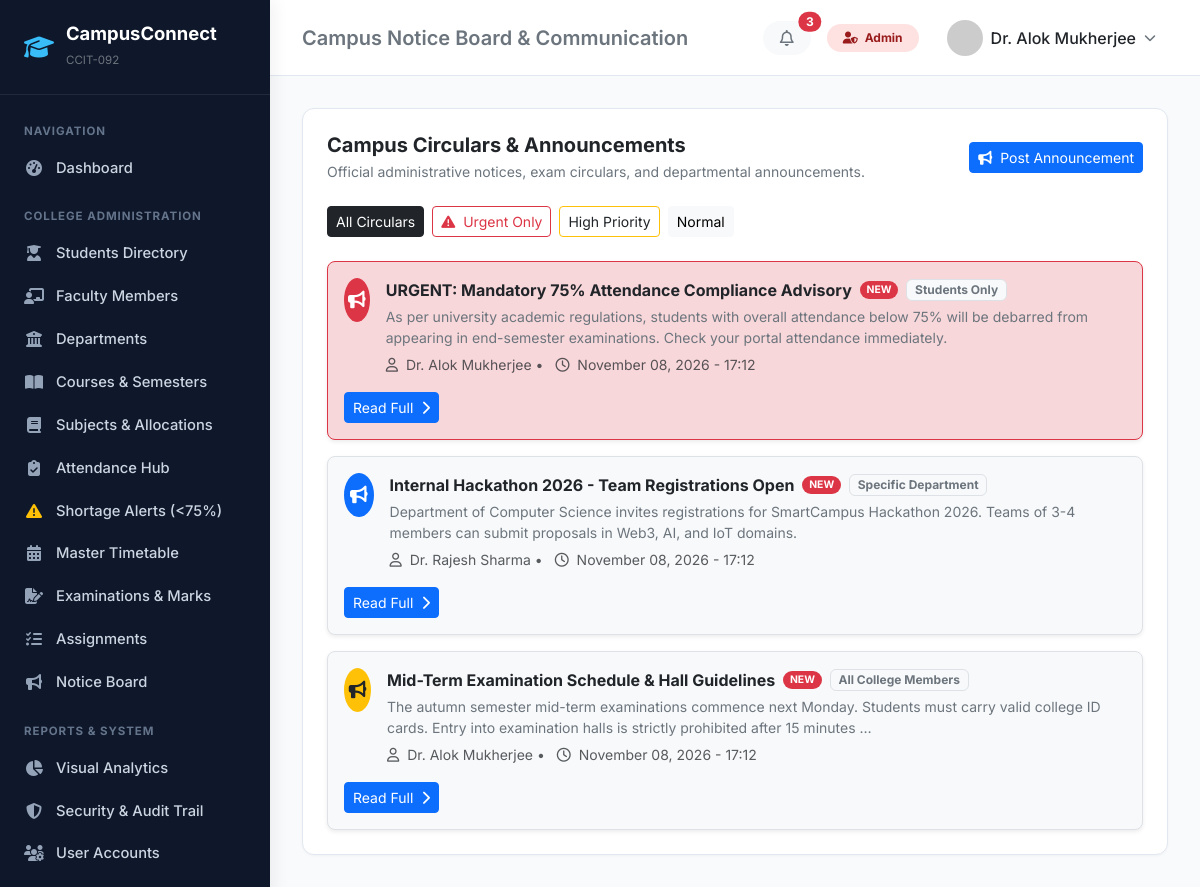
/communication/ (signed in), run on the app's committed database.
### accounts/models.py (models this page shows, shortened)
class CustomUser(AbstractUser):
    ROLE_ADMIN = 'ADMIN'
    ROLE_FACULTY = 'FACULTY'
    ROLE_STUDENT = 'STUDENT'
    ROLE_CHOICES = [
        (ROLE_ADMIN, 'Administrator'),
        (ROLE_FACULTY, 'Faculty / Professor'),
        (ROLE_STUDENT, 'Student'),
    ]
    role = models.CharField(max_length=20, choices=ROLE_CHOICES, default=ROLE_STUDENT)
    phone = models.CharField(max_length=15, blank=True, null=True)
    profile_picture = models.ImageField(upload_to='profiles/', blank=True, null=True)
    address = models.TextField(blank=True, null=True)
    date_of_birth = models.DateField(blank=True, null=True)
    @property
    def is_admin_role(self):
        return self.role == self.ROLE_ADMIN or self.is_superuser
    @property
    def is_faculty_role(self):
        return self.role == self.ROLE_FACULTY
    @property
    def is_student_role(self):
        return self.role == self.ROLE_STUDENT
    @property
    def avatar_url(self):
        if self.profile_picture and hasattr(self.profile_picture, 'url'):
            return self.profile_picture.url
        return f"https://ui-avatars.com/api/?name={self.username}&background=4f46e5&color=fff&size=128"

### communication/models.py (models this page shows, shortened)
class Notice(models.Model):
    AUDIENCE_CHOICES = [
        ('ALL', 'All College Members'),
        ('FACULTY_ONLY', 'Faculty Only'),
        ('STUDENTS_ONLY', 'Students Only'),
        ('DEPARTMENT', 'Specific Department'),
        ('SEMESTER', 'Specific Semester'),
        ('BATCH', 'Specific Batch'),
    ]
    PRIORITY_CHOICES = [
        ('NORMAL', 'Normal'),
        ('HIGH', 'High Priority'),
        ('URGENT', 'Urgent / Important'),
    ]
    title = models.CharField(max_length=200)
    content = models.TextField()
    published_by = models.ForeignKey(settings.AUTH_USER_MODEL, on_delete=models.CASCADE, related_name='published_notices')
    audience_type = models.CharField(max_length=20, choices=AUDIENCE_CHOICES, default='ALL')
    department = models.ForeignKey(Department, on_delete=models.SET_NULL, null=True, blank=True, related_name='notices')
    semester = models.ForeignKey(Semester, on_delete=models.SET_NULL, null=True, blank=True, related_name='notices')
    batch = models.ForeignKey(Batch, on_delete=models.SET_NULL, null=True, blank=True, related_name='notices')
    priority = models.CharField(max_length=15, choices=PRIORITY_CHOICES, default='NORMAL')
    attachment = models.FileField(upload_to='notices/', blank=True, null=True)
    expiry_date = models.DateField(blank=True, null=True)
    created_at = models.DateTimeField(auto_now_add=True)
    class Meta:
        ordering = ['-created_at']

### communication/views.py (the view, shortened to what this page needs)
# urls.py: path('', views.NoticeListView.as_view(), name='notice_list'),
class NoticeListView(ListView):
    model = Notice
    template_name = 'communication/notice_list.html'
    context_object_name = 'notices'
    paginate_by = 15
    def get_queryset(self):
        user = self.request.user
        qs = Notice.objects.select_related('published_by', 'department', 'semester', 'batch')
        priority = self.request.GET.get('priority')
        if priority:
            qs = qs.filter(priority=priority)
        return qs.order_by('-created_at')
    def get_context_data(self, **kwargs):
        ctx = super().get_context_data(**kwargs)
        if self.request.user.is_authenticated:
            ctx['read_notice_ids'] = set(NoticeRead.objects.filter(user=self.request.user).values_list('notice_id', flat=True))
        ctx['selected_priority'] = self.request.GET.get('priority', '')
        return ctx

### templates/communication/notice_list.html (shortened to what this page needs)
{% extends 'base.html' %}
{% block page_heading %}Campus Notice Board & Communication{% endblock %}
{% block content %}
<div class="card p-4">
    <div class="d-flex flex-wrap justify-content-between align-items-center gap-3 mb-4">
        <div>
            <h5 class="fw-bold mb-1">Campus Circulars & Announcements</h5>
            <p class="text-secondary small mb-0">Official administrative notices, exam circulars, and departmental announcements.</p>
        </div>
        {% if is_admin or is_faculty %}
            <a href="{% url 'notice_create' %}" class="btn btn-sm btn-primary">
                <i class="fa-solid fa-bullhorn me-1"></i> Post Announcement
            </a>
        {% endif %}
    </div>
    <div class="d-flex gap-2 mb-4">
        <a href="{% url 'notice_list' %}" class="btn btn-sm {% if not selected_priority %}btn-dark{% else %}btn-light{% endif %}">All Circulars</a>
        <a href="{% url 'notice_list' %}?priority=URGENT" class="btn btn-sm {% if selected_priority == 'URGENT' %}btn-danger{% else %}btn-outline-danger{% endif %}">
            <i class="fa-solid fa-triangle-exclamation me-1"></i> Urgent Only
        </a>
        <a href="{% url 'notice_list' %}?priority=HIGH" class="btn btn-sm {% if selected_priority == 'HIGH' %}btn-warning text-dark{% else %}btn-outline-warning text-dark{% endif %}">
            High Priority
        </a>
        <a href="{% url 'notice_list' %}?priority=NORMAL" class="btn btn-sm {% if selected_priority == 'NORMAL' %}btn-secondary{% else %}btn-light{% endif %}">
            Normal
        </a>
    </div>
    <div class="row g-3">
        {% for n in notices %}
            <div class="col-12">
                <div class="border rounded-3 p-3 bg-light shadow-sm d-flex flex-wrap justify-content-between align-items-center gap-3 {% if n.priority == 'URGENT' %}border-danger bg-danger-subtle{% endif %}">
                    <div class="d-flex align-items-start gap-3">
                        <div class="stat-icon {% if n.priority == 'URGENT' %}bg-danger text-white{% elif n.priority == 'HIGH' %}bg-warning text-dark{% else %}bg-primary text-white{% endif %} rounded-circle" style="width: 44px; height: 44px; font-size: 1.1rem;">
                            <i class="fa-solid fa-bullhorn"></i>
                        </div>
                        <div>
                            <div class="d-flex align-items-center gap-2 mb-1">
                                <a href="{% url 'notice_detail' n.id %}" class="fw-bold text-dark text-decoration-none fs-6">
                                    {{ n.title }}
                                </a>
                                {% if n.id not in read_notice_ids %}
                                    <span class="badge bg-danger rounded-pill" style="font-size: 0.65rem;">NEW</span>
                                {% endif %}
                                <span class="badge bg-light text-secondary border">{{ n.get_audience_type_display }}</span>
                            </div>
                            <p class="text-secondary small mb-1">{{ n.content|truncatewords:25 }}</p>
                            <small class="text-muted">
                                <i class="fa-regular fa-user me-1"></i> {{ n.published_by.get_full_name|default:n.published_by.username }} •
                                <i class="fa-regular fa-clock ms-2 me-1"></i> {{ n.created_at|date:"F d, Y - H:i" }}
                            </small>
                        </div>
                    </div>
                    <div class="d-flex align-items-center gap-2">
                        <a href="{% url 'notice_detail' n.id %}" class="btn btn-sm btn-primary">
                            Read Full <i class="fa-solid fa-chevron-right ms-1"></i>
                        </a>
                    </div>
                </div>
            </div>
        {% empty %}
            <div class="col-12 text-center py-5 text-muted">No notices found matching this filter.</div>
        {% endfor %}
    </div>
</div>
{% endblock %}

### templates/base.html (shortened to what this page needs)
<!DOCTYPE html>
<html lang="en">
<head>
    <link href="https://cdn.jsdelivr.net/npm/bootstrap@5.3.3/dist/css/bootstrap.min.css" rel="stylesheet">
    <link rel="stylesheet" href="https://cdnjs.cloudflare.com/ajax/libs/font-awesome/6.5.1/css/all.min.css">
</head>
<body>
    <aside class="sidebar">
        <a href="{% url 'dashboard_redirect' %}" class="sidebar-brand">
            <i class="fa-solid fa-graduation-cap"></i>
            <div>
                <span class="d-block" style="line-height: 1.2;">CampusConnect</span>
                <small class="text-secondary fw-normal" style="font-size: 0.72rem;">{{ COLLEGE_CODE }}</small>
            </div>
        </a>
        <div class="nav flex-column py-2">
            <span class="nav-section-title">Navigation</span>
            <a href="{% url 'dashboard_redirect' %}" class="nav-link">
                <i class="fa-solid fa-gauge-high"></i> Dashboard
            </a>
            {% if is_admin %}
                <span class="nav-section-title">College Administration</span>
                <a href="{% url 'student_list' %}" class="nav-link">
                    <i class="fa-solid fa-user-graduate"></i> Students Directory
                </a>
                <a href="{% url 'faculty_list' %}" class="nav-link">
                    <i class="fa-solid fa-chalkboard-user"></i> Faculty Members
                </a>
                <a href="{% url 'department_list' %}" class="nav-link">
                    <i class="fa-solid fa-building-columns"></i> Departments
                </a>
                <a href="{% url 'course_list' %}" class="nav-link">
                    <i class="fa-solid fa-book-open"></i> Courses & Semesters
                </a>
                <a href="{% url 'subject_list' %}" class="nav-link">
                    <i class="fa-solid fa-book"></i> Subjects & Allocations
                </a>
                <a href="{% url 'attendance_session_list' %}" class="nav-link">
                    <i class="fa-solid fa-clipboard-check"></i> Attendance Hub
                </a>
                <a href="{% url 'attendance_shortage_report' %}" class="nav-link">
                    <i class="fa-solid fa-triangle-exclamation text-warning"></i> Shortage Alerts (<75%)
                </a>
                <a href="{% url 'timetable_master' %}" class="nav-link">
                    <i class="fa-solid fa-calendar-days"></i> Master Timetable
                </a>
                <a href="{% url 'examination_list' %}" class="nav-link">
                    <i class="fa-solid fa-file-signature"></i> Examinations & Marks
                </a>
                <a href="{% url 'assignment_list' %}" class="nav-link">
                    <i class="fa-solid fa-tasks"></i> Assignments
                </a>
                <a href="{% url 'notice_list' %}" class="nav-link">
                    <i class="fa-solid fa-bullhorn"></i> Notice Board
                </a>
                <span class="nav-section-title">Reports & System</span>
                <a href="{% url 'reports_analytics' %}" class="nav-link">
                    <i class="fa-solid fa-chart-pie"></i> Visual Analytics
                </a>
                <a href="{% url 'audit_log_list' %}" class="nav-link">
                    <i class="fa-solid fa-shield-halved"></i> Security & Audit Trail
                </a>
                <a href="{% url 'user_management' %}" class="nav-link">
                    <i class="fa-solid fa-users-gear"></i> User Accounts
                </a>
            {% endif %}
            <span class="nav-section-title">Account</span>
        </div>
    </aside>
    <div class="main-content">
        <header class="topbar">
            <div class="d-flex align-items-center gap-3">
                <h5 class="mb-0 fw-semibold text-secondary d-none d-md-block">
                    {% block page_heading %}{{ COLLEGE_NAME }}{% endblock %}
                </h5>
            </div>
            <div class="d-flex align-items-center gap-3">
                <a href="{% url 'notice_list' %}" class="btn btn-light position-relative rounded-pill px-3 py-1">
                    <i class="fa-regular fa-bell text-secondary"></i>
                    {% if unread_notices_count > 0 %}
                        <span class="position-absolute top-0 start-100 translate-middle badge rounded-pill bg-danger">
                            {{ unread_notices_count }}
                        </span>
                    {% endif %}
                </a>
                {% if is_admin %}
                    <span class="badge badge-role-admin px-3 py-2 rounded-pill"><i class="fa-solid fa-user-shield me-1"></i> Admin</span>
                {% elif is_faculty %}
                    <span class="badge badge-role-faculty px-3 py-2 rounded-pill"><i class="fa-solid fa-chalkboard-user me-1"></i> Faculty</span>
                {% elif is_student %}
                    <span class="badge badge-role-student px-3 py-2 rounded-pill"><i class="fa-solid fa-user-graduate me-1"></i> Student</span>
                {% endif %}
                <div class="dropdown">
                    <button class="btn btn-white d-flex align-items-center gap-2 border-0" data-bs-toggle="dropdown">
                        <img src="{{ request.user.avatar_url }}" alt="User" class="rounded-circle" width="36" height="36">
                        <span class="fw-medium text-dark d-none d-sm-inline">{{ request.user.get_full_name|default:request.user.username }}</span>
                        <i class="fa-solid fa-chevron-down text-secondary" style="font-size: 0.75rem;"></i>
                    </button>
                </div>
            </div>
        </header>
        <main class="content-body">
            {% block content %}{% endblock %}
        </main>
    </div>
</body>
</html>

### templates/base.html (style rules this page uses)
:root { --brand-primary: #1e3a8a; --brand-secondary: #3b82f6; --brand-accent: #0ea5e9; --bg-canvas: #f8fafc; --sidebar-bg: #0f172a; --sidebar-hover: #1e293b; --card-border: #e2e8f0; }
body { font-family: 'Inter', -apple-system, BlinkMacSystemFont, sans-serif; background-color: var(--bg-canvas); color: #1e293b; min-height: 100vh; }
.sidebar { width: 270px; background-color: var(--sidebar-bg); color: #94a3b8; min-height: 100vh; position: fixed; top: 0; left: 0; z-index: 1030; transition: all 0.3s ease; box-shadow: 4px 0 16px rgba(0,0,0,0.06); overflow-y: auto; }
.sidebar-brand { padding: 1.4rem 1.5rem; border-bottom: 1px solid rgba(255,255,255,0.08); display: flex; align-items: center; gap: 12px; color: #fff; text-decoration: none; font-weight: 700; font-size: 1.15rem; }
.sidebar-brand i { color: #38bdf8; font-size: 1.5rem; }
.nav-section-title { font-size: 0.72rem; text-transform: uppercase; letter-spacing: 0.08em; color: #64748b; padding: 1.2rem 1.5rem 0.4rem; font-weight: 700; }
.sidebar .nav-link { color: #cbd5e1; padding: 0.65rem 1.5rem; display: flex; align-items: center; gap: 12px; font-size: 0.92rem; font-weight: 500; transition: all 0.15s ease; text-decoration: none; }
.sidebar .nav-link i { width: 20px; text-align: center; font-size: 1rem; color: #94a3b8; }
.main-content { margin-left: 270px; min-height: 100vh; display: flex; flex-direction: column; }
.topbar { background: #fff; border-bottom: 1px solid var(--card-border); padding: 0.85rem 2rem; display: flex; justify-content: space-between; align-items: center; position: sticky; top: 0; z-index: 1020; }
.content-body { padding: 2rem; flex: 1; }
.card { border: 1px solid var(--card-border); border-radius: 12px; box-shadow: 0 1px 3px rgba(0,0,0,0.04); background-color: #fff; }
.stat-icon { width: 52px; height: 52px; border-radius: 12px; display: flex; align-items: center; justify-content: center; font-size: 1.4rem; }
.badge-role-admin { background-color: #fee2e2; color: #991b1b; }

### data on the page
CustomUser: user.get_full_name "Dr. Alok Mukherjee"
Notice: title "URGENT: Mandatory 75% Attendance Compliance Advisory", shows "NEW", audience_type "Students Only", content "As per university academic regulations, students with overall attendance below 75% will be debarred from appearing in end-semester examinations. Check your portal attendance immediately.", published_by.get_full_name "Dr. Alok Mukherjee", created_at "November 08, 2026 - 17:12"
Notice: title "Internal Hackathon 2026 - Team Registrations Open", shows "NEW", audience_type "Specific Department", content "Department of Computer Science invites registrations for SmartCampus Hackathon 2026. Teams of 3-4 members can submit proposals in Web3, AI, and IoT domains.", published_by.get_full_name "Dr. Rajesh Sharma", created_at "November 08, 2026 - 17:12"
Notice: title "Mid-Term Examination Schedule & Hall Guidelines", shows "NEW", audience_type "All College Members", content "The autumn semester mid-term examinations commence next Monday. Students must carry valid college ID cards. Entry into examination halls is strictly prohibited after 15 minutes …", published_by.get_full_name "Dr. Alok Mukherjee", created_at "November 08, 2026 - 17:12"

### other printed values
{{ COLLEGE_CODE }} "CCIT-092"
{{ unread_notices_count }} "3"
